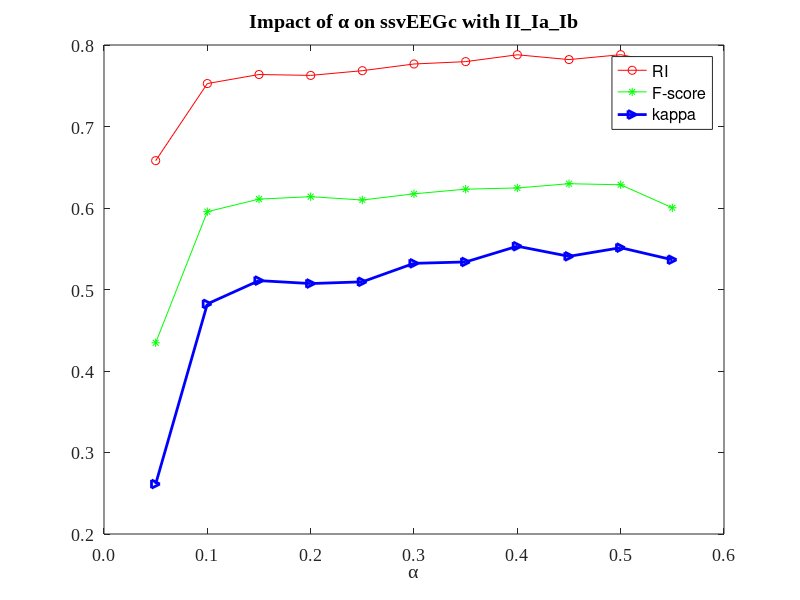

MATLAB code to generate this figure:
close all;
clear all;
clc;

%--------------------II_Ia--------------------------------------
ri=[0.6581	0.7527	0.7638	0.7627	0.7685	0.7767	0.7796	0.788	0.7821	0.7881	0.7762];
fscore=[0.4346	0.5955	0.6109	0.6139	0.6098	0.6174	0.6231	0.6246	0.6298	0.6285	0.6003];
kappa=[0.2613 0.4823 0.5109	0.5073	0.5094	0.5321	0.5338	0.5531	0.5407	0.5513	0.5365];

[n m]=size(ri);
t=1:m;
plot(t,ri,'r-o',t,fscore,'g-*',t,kappa,'b->','Linewidth',2);
legend('RI','F-score','kappa');
set(gca,'xticklabel',{'0.0','0.1','0.2','0.3','0.4','0.5','0.6','0.7','0.8','0.9','1.0'});
set(gca,'FontName','Times New Roman','FontSize',13);
xlabel('\alpha');
title('Impact of \alpha on ssvEEGc with II\_Ia\_Ib');